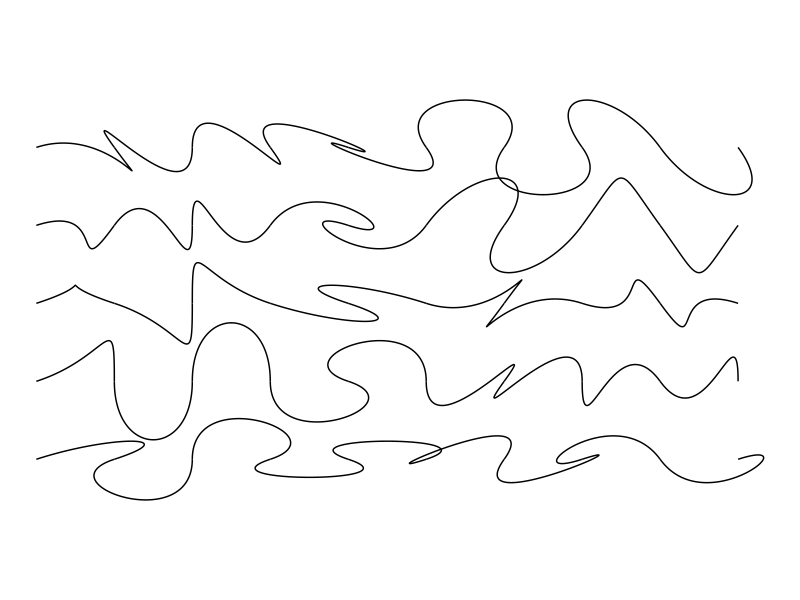
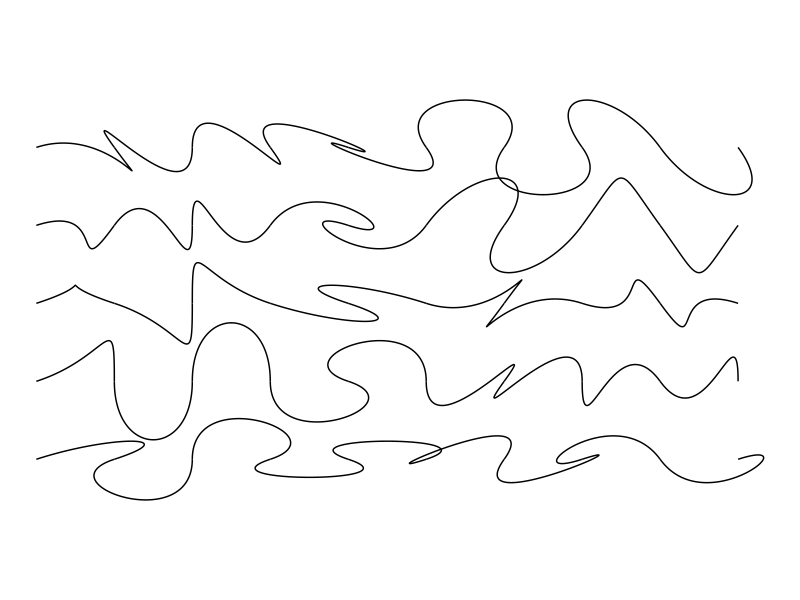

Recreate these plots in R, in order.
#############################################
# Make a grid of permutations of something. #
#############################################
set.seed(25)

library(ggplot2)
library(ggforce)
library(data.table)

fifths <- (90 + c(-1, 0, 1, 2, 3) * (360 / 5)) * pi/180

dt <- data.table(x1 = rep(0, 25 + 20),
                 x2 = rep(0, 25 + 20),
                 x3 = rep(1, 25 + 20),
                 x4 = rep(1, 25 + 20),
                 y1 = rep(0, 25 + 20),
                 y2 = rep(0, 25 + 20),
                 y3 = rep(0, 25 + 20),
                 y4 = rep(0, 25 + 20),
                 x_perm = rep(seq(1, 9), 5),
                 y_perm = rep(seq(1, 5), each = 5 + 4))
dt[, ':='(x1 = x1 + x_perm,
          x2 = x2 + x_perm + cos(fifths[ceiling(x_perm/2)]),
          x3 = x3 + x_perm + cos(fifths[y_perm]),
          x4 = x4 + x_perm,
          y1 = y1 + y_perm,
          y2 = y2 + y_perm + sin(fifths[ceiling(x_perm/2)]),
          y3 = y3 + y_perm + sin(fifths[y_perm]),
          y4 = y4 + y_perm,
          perm = x_perm * 10  + y_perm)]
dt[, ':='(x2 = ifelse(x_perm %% 2 == 1,
                      x2,
                      2 * shift(x4, 1, type = 'lag') - shift(x3, 1, type = 'lag')),
          x3 = ifelse(x_perm %% 2 == 1,
                      x3,
                      2 * shift(x1, 1, type = 'lead') - shift(x2, 1, type = 'lead')),
          y2 = ifelse(x_perm %% 2 == 1,
                      y2,
                      2 * shift(y4, 1, type = 'lag') - shift(y3, 1, type = 'lag')),
          y3 = ifelse(x_perm %% 2 == 1,
                      y3,
                      2 * shift(y1, 1, type = 'lead') - shift(y2, 1, type = 'lead')))]

dt <- melt(dt, 
            id.vars = c('x_perm', 'y_perm', 'perm'),
            measure.vars = list(x = c('x1', 'x2', 'x3', 'x4'),
                                y = c('y1', 'y2', 'y3', 'y4')))

ggplot(data = dt,
       aes(x = x,
           y = y,
           group = perm)) +
  geom_bezier() +
  theme_void() +
  coord_equal()
ggsave("JAN_25.png",
       width = 8,
       height = 5,
       units = "in")
  
